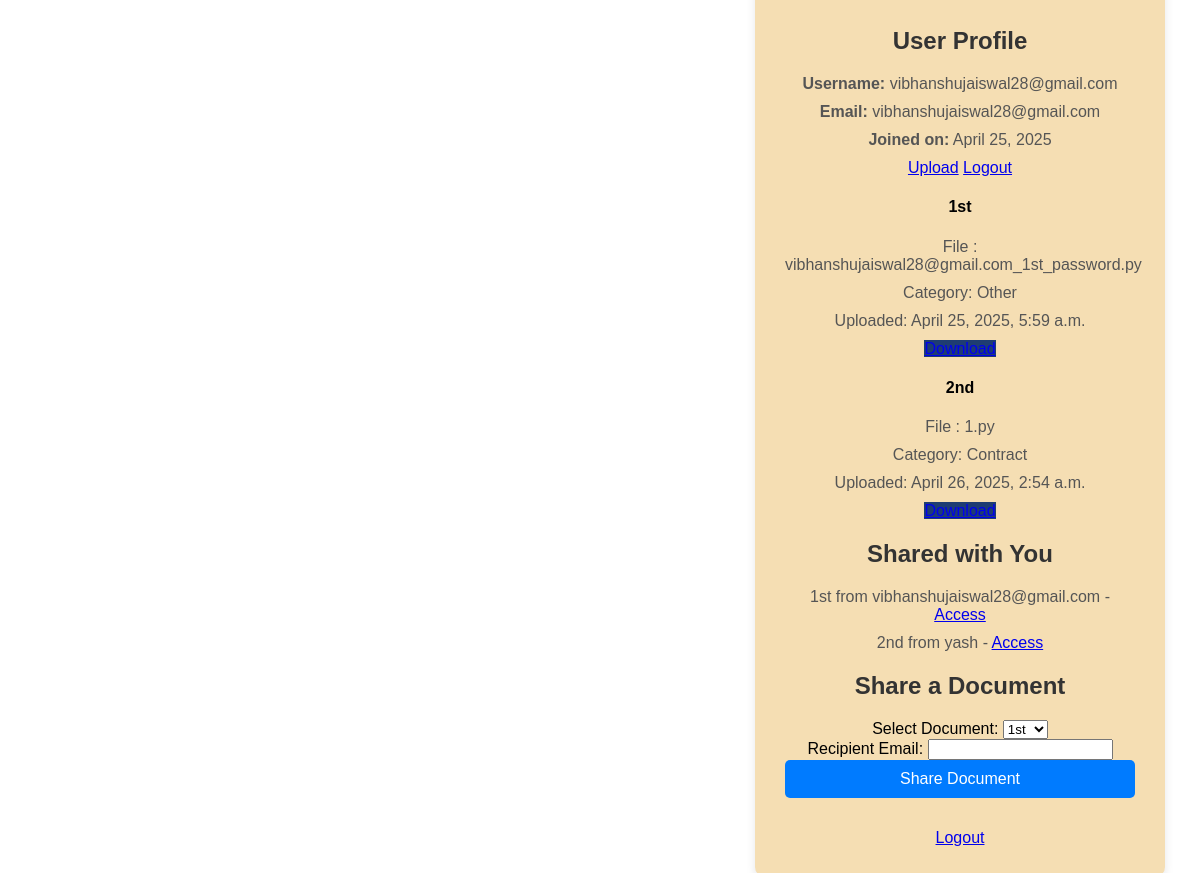
Page /profile/ (signed in) on the committed database.
### accounts/models.py (models this page shows, shortened)
class CustomUser(AbstractUser):
    USER_TYPE_CHOICES = (
        ('client', 'Client'),
        ('court', 'Court'),
        ('lawyer', 'Lawyer'),
    )
    user_type = models.CharField(max_length=10, choices=USER_TYPE_CHOICES)
    phone = models.CharField(max_length=15, blank=True)
    is_email_verified = models.BooleanField(default=False)

class Document(models.Model):
    user = models.ForeignKey(CustomUser, on_delete=models.CASCADE)
    file = models.FileField(upload_to='documents/')
    cid = models.CharField(max_length=100, blank=True)
    filename = models.CharField(max_length=255,blank=True)
    uploaded_at = models.DateTimeField(auto_now_add=True)
    title = models.CharField(max_length=100)
    category = models.CharField(
        max_length=50,
        choices=(
            ('contract', 'Contract'),
            ('evidence', 'Evidence'),
            ('motion', 'Motion'),
            ('other', 'Other'),
        ),
        default='other'
    )

class SharedDocument(models.Model):
    document = models.ForeignKey(
        Document,
        on_delete=models.CASCADE,
        help_text="The document being shared."
    )
    owner = models.ForeignKey(
        CustomUser,
        on_delete=models.CASCADE,
        related_name='shared_by',
        help_text="The user who owns the document."
    )
    recipient = models.ForeignKey(
        CustomUser,
        on_delete=models.CASCADE,
        related_name='shared_with',
        help_text="The user with whom the document is shared."
    )
    shared_at = models.DateTimeField(
        auto_now_add=True,
        help_text="The date and time when the document was shared."
    )
    token = models.UUIDField(
        default=uuid.uuid4,
        editable=False,
        unique=True,
        help_text="Unique token for accessing the shared document."
    )
    expires_at = models.DateTimeField(
        default=default_expires_at,
        help_text="Expiration date for the shared document link."
    )
    class Meta:
        verbose_name = "Shared Document"
        verbose_name_plural = "Shared Documents"
        unique_together = ['document', 'owner', 'recipient']

### accounts/views.py (the view)
# urls.py: path('profile/', views.profile_view, name='profile'),
@login_required
@no_cache_view
def profile_view(request):
    query = request.GET.get('q', '')
    if query:
        documents = Document.objects.filter(
            user=request.user,
            title__icontains=query
        ) | Document.objects.filter(
            user=request.user,
            category__icontains=query
        )
    else:
        documents = request.user.document_set.all()
    shared_documents = SharedDocument.objects.filter(recipient=request.user)
    return render(request, 'profile.html', {
        'documents': documents,
        'shared_documents': shared_documents
    })

### accounts/templates/profile.html (shortened to what this page needs)
{% block content %}
<div class="profile-container">
    <br><br><br>
    <h2>User Profile</h2>
    <p><strong>Username:</strong> {{ user.username }}</p>
    <p><strong>Email:</strong> {{ user.email }}</p>
    <p><strong>Joined on:</strong> {{ user.date_joined|date:"F d, Y" }}</p>
            {% if user.is_authenticated %}
               <a href="{% url 'upload' %}">Upload</a>
                <a href="{% url 'logout' %}">Logout</a>
            {% endif %}
     <div class="documents">
        {% for doc in documents %}
            <div class="doc-card">
                <h4>{{ doc.title }}</h4>
                <p>File : {{ doc.filename }}</p>
                <p>Category: {{ doc.get_category_display }}</p>
                <p>Uploaded: {{ doc.uploaded_at }}</p>
                <a href="{% url 'download_document' doc.cid doc.filename %}" class="btn" style="margin-top: 0.5rem; background: #1e3c72;">Download</a>
            </div>
        {% empty %}
            <p>No documents found</p>
        {% endfor %}
    </div>
    <h2>Shared with You</h2>
    <div class="document-list">
        {% for shared in shared_documents %}
            <p>
                {{ shared.document.title }} from {{ shared.owner.username }} -
                <a href="{% url 'access_shared_document' shared.token %}">Access</a>
            </p>
        {% empty %}
            <p>No shared documents.</p>
        {% endfor %}
    </div>
    <h2>Share a Document</h2>
    <form method="post" action="{% url 'share_document' %}" class="share-form">
        <label for="filename">Select Document:</label>
        <select name="filename" id="filename" required>
            {% for doc in documents %}
                <option value="{{ doc.filename }}">{{ doc.title }}</option>
            {% endfor %}
        </select>
        <br>
        <label for="recipient_email">Recipient Email:</label>
        <input type="email" name="recipient_email" id="recipient_email" required>
        <br>
        <button type="submit">Share Document</button>
    </form>
    <div class="edit-link">
        <a href="{% url 'logout' %}">Logout</a>
    </div>
</div>
{% endblock %}

### accounts/templates/profile.html (style rules this page uses)
.profile-container { background: wheat; padding: 30px; margin-left: 60%; border-radius: 10px; box-shadow: 0 4px 10px rgba(0, 0, 0, 0.1); width: 350px; transition: transform 0.3s ease; text-align: center; }
h2 { color: #333; margin-bottom: 20px; }
p { font-size: 16px; color: #555; margin: 10px 0; }
button { width: 100%; padding: 10px; background-color: #007BFF; color: white; border: none; border-radius: 5px; font-size: 16px; cursor: pointer; transition: background-color 0.3s ease; }
.edit-link { margin-top: 15px; display: inline-block; color: #007BFF; text-decoration: none; }

### rows in the picture
CustomUser: username "vibhanshujaiswal28@gmail.com", email "vibhanshujaiswal28@gmail.com", date_joined "April 25, 2025"
Document: title "1st", filename "vibhanshujaiswal28@gmail.com_1st_password.py", category "Other", uploaded_at "April 25, 2025, 5:59 a.m."
Document: title "2nd", filename "1.py", category "Contract", uploaded_at "April 26, 2025, 2:54 a.m."
SharedDocument: document "1st", owner.username "vibhanshujaiswal28@gmail.com"
SharedDocument: document "2nd", owner.username "yash"

### other values in the picture
form field filename "1st"
